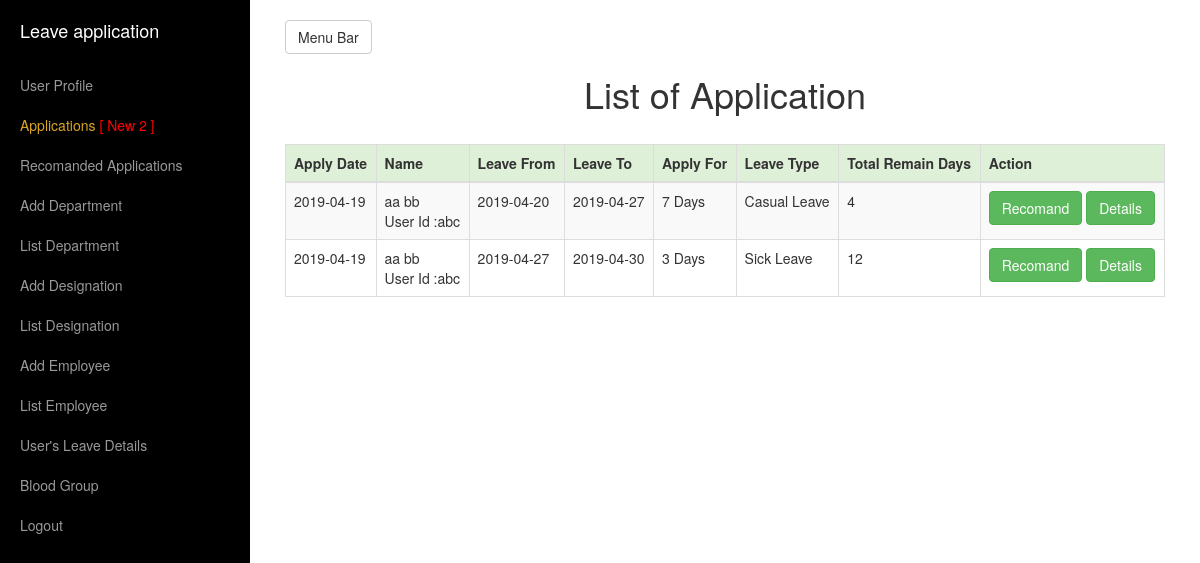
/view/Applications.php (signed in), run on the app's committed database.
### tables this page shows
CREATE TABLE `employeeleaveapplicationdetails` (
  `lId` int(11) NOT NULL,
  `lEmployeeCodeNumberWhoApply` varchar(45) DEFAULT NULL,
  `lApplyDate` date DEFAULT NULL,
  `lLeaveId` tinyint(4) DEFAULT NULL,
  `lEmployeeImargencyAddress` varchar(255) DEFAULT NULL,
  `lLeaveFromDate` date DEFAULT NULL,
  `lLeaveToDate` date DEFAULT NULL,
  `lTotalLeaveDays` int(11) DEFAULT NULL,
  `lTotalLeaveDaysRemain` int(11) DEFAULT NULL,
  `lLeaveReason` varchar(255) DEFAULT NULL,
  `lAlternativeEmployeeCardNumber` varchar(45) DEFAULT NULL,
  `lIsApproved` tinyint(4) DEFAULT NULL,
  `lIsRecomanded` tinyint(4) DEFAULT NULL,
  `lWhoRecomand` varchar(100) DEFAULT NULL,
  `lWhoApproved` varchar(100) DEFAULT NULL,
  `lWhoEdit` varchar(100) DEFAULT NULL
);

CREATE TABLE `employeeinfo` (
  `eId` int(11) NOT NULL,
  `eEmployeeCodeNumber` varchar(100) DEFAULT NULL,
  `eFirstName` varchar(45) DEFAULT NULL,
  `eLastName` varchar(45) DEFAULT NULL,
  `eDateOfBirth` date DEFAULT NULL,
  `eBloodGroup` int(11) DEFAULT NULL,
  `eGender` varchar(10) DEFAULT NULL,
  `ePhoneNumberPersonal` varchar(20) DEFAULT NULL,
  `ePhoneNumberOffice` varchar(20) DEFAULT NULL,
  `eParmanentAddress` varchar(255) DEFAULT NULL,
  `ePresentAddress` varchar(255) DEFAULT NULL,
  `eDptId` int(11) DEFAULT NULL,
  `eDesignationId` int(11) DEFAULT NULL,
  `eEmailAddress` varchar(100) DEFAULT NULL,
  `ePassword` varchar(255) DEFAULT NULL,
  `eEmployeeCodeNumberWhoAddEmployee` varchar(45) DEFAULT NULL,
  `eEmployeeVerification` int(11) DEFAULT NULL,
  `eWhoVerifytheEmployee` varchar(45) DEFAULT NULL,
  `eLastLogin` datetime DEFAULT NULL,
  `eEmpType` tinyint(4) DEFAULT NULL
);

CREATE TABLE `leavedetails` (
  `lId` tinyint(4) NOT NULL,
  `lType` varchar(30) DEFAULT NULL,
  `lTotalDays` int(11) DEFAULT NULL,
  `lEmployeeCodeNumberWhoAddLeave` varchar(45) DEFAULT NULL
);

### model/DbOperationModel.php (called while the page is built, shortened)
<?php include("ConnectionModel.php"); ?>
<?php
	class DbOperation
	{
		function dbSelectAll($columnsName,$tablesName,$conditions)
		{
			$objConnection = new Connection();
			$objConnection->dbConnection();
			$con = $objConnection->con;
			$result = mysqli_query($con, "SELECT ".$columnsName." FROM ".$tablesName." WHERE ".$conditions);
			return $result;
		}
		function getForRecomandationNumber()
		{
			$objDbOperation = new DbOperation();
			$columnsName = "COUNT(lIsRecomanded)";
			$tablesName = "employeeleaveapplicationdetails";
			$conditions = "lIsRecomanded = 0";
			$result = $objDbOperation->dbSelectAll($columnsName,$tablesName,$conditions);
			return $result;
		}
		function getRecomandationNumber()
		{
			$objDbOperation = new DbOperation();
			$columnsName = "COUNT(lIsRecomanded)";
			$tablesName = "employeeleaveapplicationdetails";
			$conditions = "lIsRecomanded = 1 AND lIsApproved = 0";
			$result = $objDbOperation->dbSelectAll($columnsName,$tablesName,$conditions);
			return $result;
		}
	}
?>

### model/ConnectionModel.php (called while the page is built, shortened)
<?php
	class Connection
	{
		function dbConnection()
		{
			$serverName = "localhost";
			$userName = "root";
			$password = "";
			$con = mysqli_connect($serverName, $userName, $password);
			mysqli_select_db($con, "leaveapp");
			$this->con=$con;
		}
	}
?>

### model/LeaveApplicationModel.php (called while the page is built, shortened)
<?php include("DbOperationModel.php");?>
<?php
	class LeaveApplication extends DbOperation
	{
		function getLeaveForRecomandation()
		{
			$objDbOperation = new DbOperation();
			$columnsName = "ld.lType, emp.eFirstName,liv.lEmployeeCodeNumberWhoApply,emp.eLastName,liv.lId,liv.lApplyDate,liv.lTotalLeaveDays,liv.lLeaveFromDate,liv.lLeaveToDate,liv.lTotalLeaveDaysRemain";
			$tablesName = "employeeleaveapplicationdetails liv INNER JOIN employeeinfo emp ON liv.lEmployeeCodeNumberWhoApply = emp.eEmployeeCodeNumber INNER JOIN leavedetails ld ON liv.lLeaveId = ld.lId";
			$conditions = "lIsRecomanded = 0";
			$result = $objDbOperation->dbSelectAll($columnsName,$tablesName,$conditions);
			return $result;
		}
	}
?>

### view/Applications.php (the view, shortened to what this page needs)
<?php include("../model/LeaveApplicationModel.php");
	if(isset($_SESSION['officeUserName']))
	{
	if ($_SESSION['empType'] == 2 || $_SESSION['empType'] == 1)
	{
?>
		<!DOCTYPE html>
		<html lang="en">
		<head>
			<link href="../assets/bootstrap/css/bootstrap.min.css" rel="stylesheet">
			<link href="../assets/css/simple-sidebar.css" rel="stylesheet">
		</head>
		<body>
			<div id="wrapper">
				<div id="sidebar-wrapper">
					<ul class="sidebar-nav">
						<li class="sidebar-brand">
							<a href="LeaveApplication.php">Leave application</a>
						</li>
						<li>
							<a href="UserProfile.php">User Profile</a>
						</li>
							<?php
							$objLeaveApplication = new LeaveApplication();
							$result = $objLeaveApplication->getForRecomandationNumber();
							while($row = mysqli_fetch_array($result))
							{
							?>
						<li>
							<a style="color:#DAA520;" href="Applications.php">Applications <span style="color:red"><?php if($row['COUNT(lIsRecomanded)'] != 0){ ?>[ New <?php echo $row['COUNT(lIsRecomanded)']; ?> ]<?php } ?></span></a>
						</li>
							<?php
							}
							$objLeaveApplication = new LeaveApplication();
							$result = $objLeaveApplication->getRecomandationNumber();
							while($row = mysqli_fetch_array($result))
							{
							?>
						<li>
							<a href="RecomandedApplications.php">Recomanded Applications<span style="color:red"><?php if($row['COUNT(lIsRecomanded)'] != 0){ ?> [ New <?php echo $row['COUNT(lIsRecomanded)']; ?> ]<?php } ?></span></a>
						</li>
							<?php
							}
							?>
						<li>
							<a href="AddDepartment.php">Add Department</a>
						</li>
						<li>
							<a href="ListDepartment.php">List Department</a>
						</li>
						<li>
							<a href="AddDesignation.php">Add Designation</a>
						</li>
						<li>
							<a href="ListDesignation.php">List Designation</a>
						</li>
						<li>
							<a href="AddEmployee.php">Add Employee</a>
						</li>
						<li>
							<a href="ListEmployee.php">List Employee</a>
						</li>
						<li>
							<a href="UsersLeaveDetails.php">User's Leave Details</a>
						</li>
						<li>
							<a href="ListOfUserBlood.php">Blood Group</a>
						</li>
						<li>
							<a href="../controller/LogoutController.php">Logout</a>
						</li>
					</ul>
				</div>
				<div id="page-content-wrapper">
					<div class="container-fluid">
						<div class="row">
							<div class="col-lg-12">
								<a href="#menu-toggle" class="btn btn-default" id="menu-toggle">Menu Bar</a>
								<h1 align="center">List of Application</h1>
								<br/>
							</div>
						</div>
						<div class="row">
							<div class="col-lg-12">
								<form role="form" action="../controller/LeaveApplicationController.php" method="post">
									<div class="table-responsive">
										<table class="table table-bordered table-hover table-striped">
											<thead>
												<tr class="success">
													<th>Apply Date</th>
													<th>Name</th>
													<th>Leave From</th>
													<th>Leave To</th>
													<th>Apply For</th>
													<th>Leave Type</th>
													<th>Total Remain Days</th>
													<th>Action</th>
												</tr>
											</thead>
											<tbody>
												<?php
												$objLeaveApplication = new LeaveApplication();
												$result = $objLeaveApplication->getLeaveForRecomandation();
												while($row = mysqli_fetch_array($result))
												{
												?>
													<tr>
														<td name="livType"><?php echo $row['lApplyDate'] ?></td>
														<td><?php echo $row['eFirstName']." ".$row['eLastName']."<br/>User Id :".$row['lEmployeeCodeNumberWhoApply'] ?></td>
														<td><?php echo $row['lLeaveFromDate'] ?></td>
														<td><?php echo $row['lLeaveToDate'] ?></td>
														<td><?php echo $row['lTotalLeaveDays'] ?> Days</td>
														<td><?php echo $row['lType'] ?></td>
														<td><?php echo $row['lTotalLeaveDaysRemain'] ?></td>
														<td><button type="submit" value="<?php echo $row['lId'] ?>" name="btnRecomand" class="btn btn-success">Recomand</button>  <button type="submit" value="<?php echo $row['lId'] ?>" name="btnApplicationDetails" class="btn btn-success">Details</button></td>
													</tr>
												<?php
												}
												?>
											</tbody>
										</table>
									</div>
								</form>
							</div>
						</div>
					</div>
				</div>
			</div>
		</body>
		</html>
<?php
	}
	else
	{
		header("Location:../view/LeaveApplication.php");
	}
	}
	else
	{
		header("Location:../");
	}
?>

### assets/css/simple-sidebar.css (style rules this page uses)
#wrapper { padding-left: 0; -webkit-transition: all 0.5s ease; -moz-transition: all 0.5s ease; -o-transition: all 0.5s ease; transition: all 0.5s ease; }
#sidebar-wrapper { z-index: 1000; position: fixed; left: 250px; width: 0; height: 100%; margin-left: -250px; overflow-y: auto; background: #000; -webkit-transition: all 0.5s ease; -moz-transition: all 0.5s ease; -o-transition: all 0.5s ease; transition: all 0.5s ease; }
#page-content-wrapper { width: 100%; position: absolute; padding: 15px; }
.sidebar-nav { position: absolute; top: 0; width: 250px; margin: 0; padding: 0; list-style: none; }
.sidebar-nav li { text-indent: 20px; line-height: 40px; }
.sidebar-nav li a { display: block; text-decoration: none; color: #999999; }
.sidebar-nav > .sidebar-brand { height: 65px; font-size: 18px; line-height: 60px; }
.sidebar-nav > .sidebar-brand a { color: #999999; }
@media (min-width:768px) { #wrapper { padding-left: 250px; } }
@media (min-width:768px) { #sidebar-wrapper { width: 250px; } }
@media (min-width:768px) { #page-content-wrapper { padding: 20px; position: relative; } }

### data on the page
employeeleaveapplicationdetails: lApplyDate "2019-04-19", employeeinfo.eFirstName "aa", employeeinfo.eLastName "bb", lEmployeeCodeNumberWhoApply "abc", lLeaveFromDate "2019-04-20", lLeaveToDate "2019-04-27", lTotalLeaveDays "7", lLeaveId.lType "Casual Leave", lTotalLeaveDaysRemain "4", $row['lId'] 3 (drawn)
employeeleaveapplicationdetails: lApplyDate "2019-04-19", employeeinfo.eFirstName "aa", employeeinfo.eLastName "bb", lEmployeeCodeNumberWhoApply "abc", lLeaveFromDate "2019-04-27", lLeaveToDate "2019-04-30", lTotalLeaveDays "3", lLeaveId.lType "Sick Leave", lTotalLeaveDaysRemain "12", $row['lId'] 4 (drawn)

### other printed values
$row['COUNT(lIsRecomanded)'] "2"
